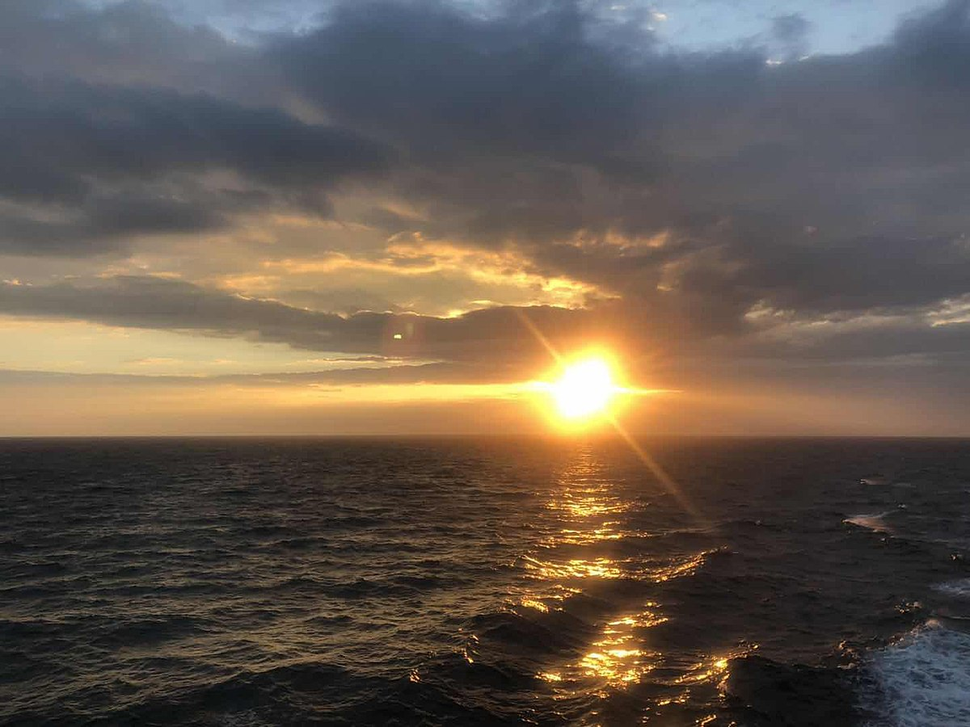
#> input picture img.png, 970 x 727 px, shrunk from 1200 x 900 before the run
$ python 2.py
#> lines starting #> are read from the running program, lines starting #| are printed output that depends on the picture
import cv2
import numpy as np
from PIL import Image, ImageDraw


def find_brightest_darkest_spot_v1(img_path):
    """will find the lightest and darkest pixel"""
#> called with img_path = 'img.png'
    img_for_find_brightest_spot = cv2.imread(img_path)
#> img_for_find_brightest_spot is the input picture: shape (727, 970, 3); mean B, G, R 79.5, 89.9, 101.1
    img_rgb = np.copy(img_for_find_brightest_spot)
    img_rgb = cv2.cvtColor(img_rgb, cv2.COLOR_BGR2GRAY)
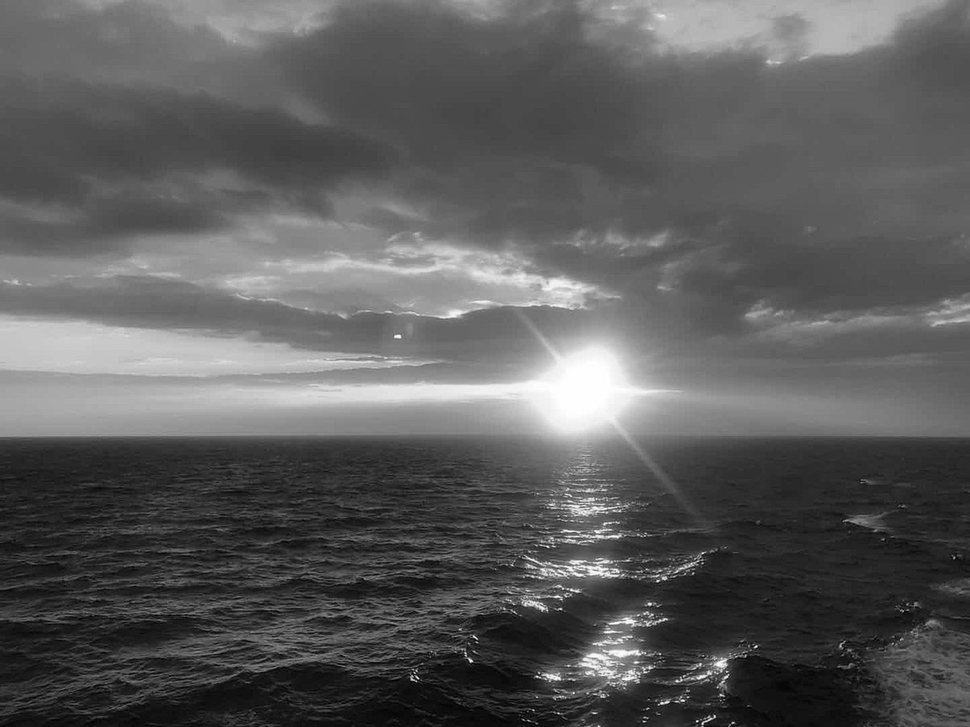
#> img_rgb: shape (727, 970); min 0, max 255, mean 92.1

    (minVal, maxVal, minLoc, maxLoc) = cv2.minMaxLoc(img_rgb)
#> minVal = 0; maxVal = 255; minLoc = (955, 559); maxLoc = (583, 366)
    img = Image.open(img_path)
    idraw = ImageDraw.Draw(img)
    idraw.rectangle((maxLoc[1] - 50, maxLoc[0] - 50, maxLoc[1] + 50, maxLoc[0] + 50), outline=(255, 0, 0), width=10)
    idraw.rectangle((minLoc[1] - 50, minLoc[0] - 50, minLoc[1] + 50, minLoc[0] + 50), outline=(0, 0, 0), width=10)
    img.save('change.png')
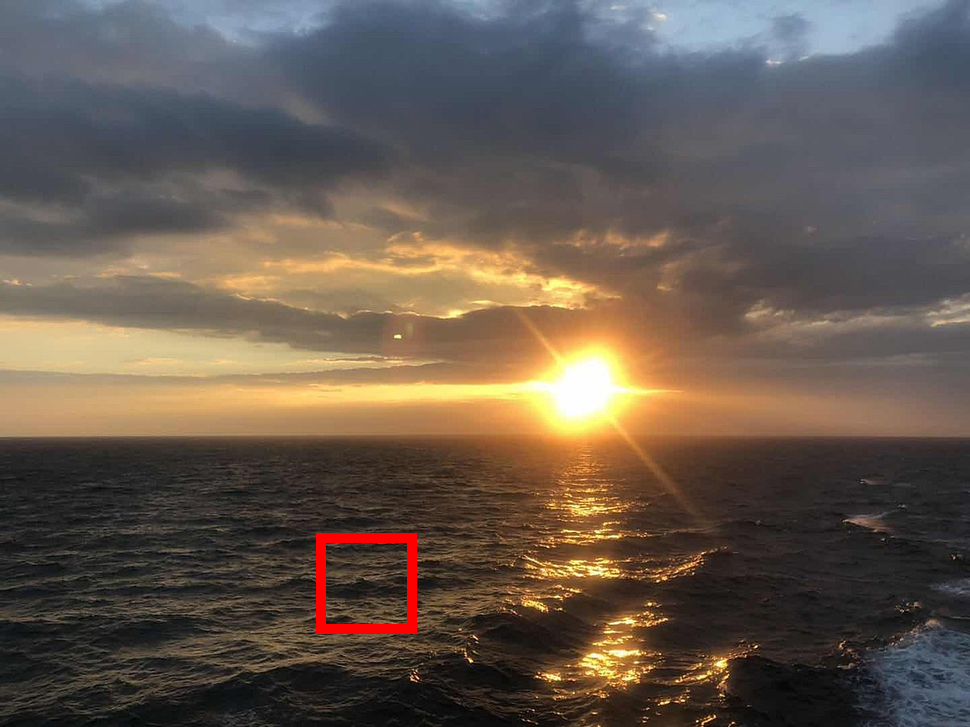
#> saved as change.png: PIL image 970x727 RGB; mean R, G, B 102, 89.6, 79.3
    img.show()


find_brightest_darkest_spot_v1('img.png')
